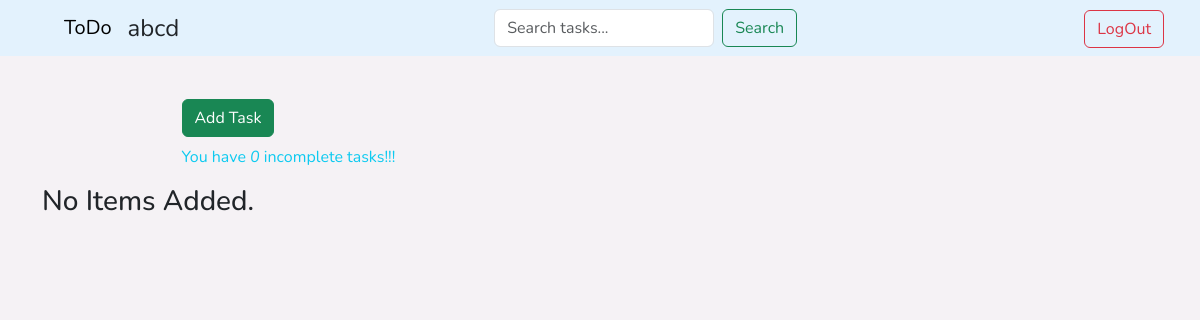
The app's page / (signed in), older data.
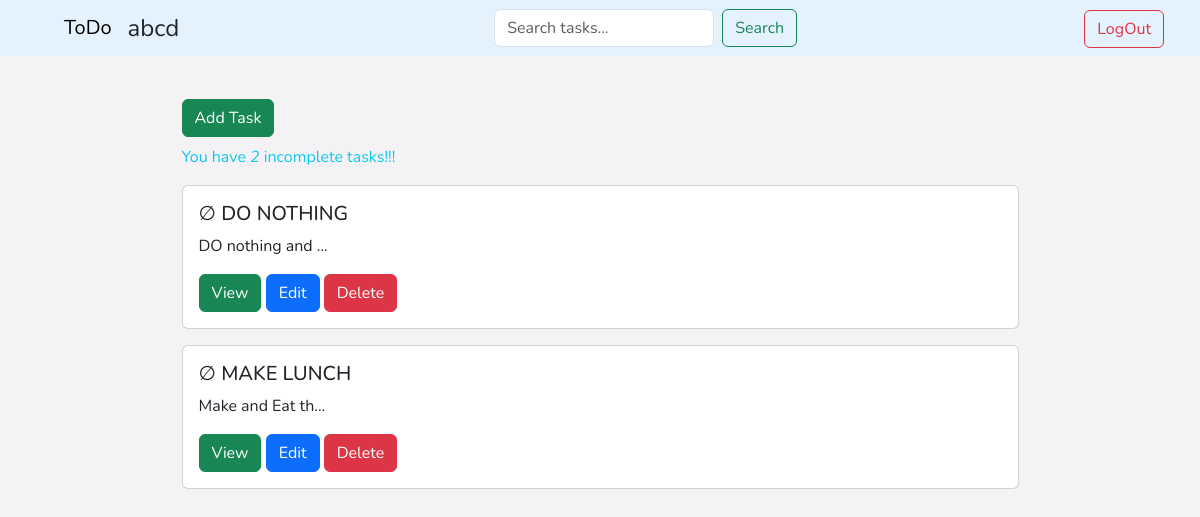
The same page, newer data.
### task/models.py (models this page shows, shortened)
class Task(models.Model):
    user = models.ForeignKey(User , on_delete=models.CASCADE, related_name='user', null=True, blank=True)
    title = models.CharField(max_length=200, )
    description = models.TextField(null=True, blank=True)
    complete = models.BooleanField(default=False)
    created_at = models.DateTimeField(auto_now_add=True)
    class Meta:
        ordering = ['complete', '-created_at']

### task/views.py (the view)
# urls.py: path('', TaskList.as_view(), name='tasks'),
class TaskList(LoginRequiredMixin, ListView):
    model = Task
    context_object_name = 'tasks'
    def get_context_data(self, **kwargs):
        context = super().get_context_data(**kwargs)
        context['tasks'] = context['tasks'].filter(user=self.request.user)
        context['count'] = context['tasks'].filter(complete=False).count()
        search_input = self.request.GET.get('search') or ''
        if search_input:
            context['tasks'] = context['tasks'].filter(Q(title__startswith=search_input) | Q(description__icontains=search_input))
        context['search_input'] = search_input
        return context

### task/templates/task/task_list.html (shortened to what this page needs)
{% extends "task/base.html" %}
{% block content %}
<div class="container-sm">
  <div class="my-3 mx-auto w-75">
    <a class="btn btn-success mt-3 " href="{% url 'task-create' %}">Add Task</a>
    <p class="mt-2 text-info">You have <em>{{count}}</em> incomplete task{{count|pluralize}}!!!</p>
  </div>
  {% for task in tasks %}
  <div class="card w-75 my-3 mx-auto">
    <div class="row g-0 align-items-center">
      <div class="col-12 col-md-9">
        <div class="card-body">
          <h5 class="card-title"> {% if task.complete %} &#128994; {% else %} &#8709; {% endif %} {{ task.title|upper }}
          </h5>
          {% if task.complete %}
          <p class="card-text">
            <em><s>{% if task.description|length > 15 %}
                {{ task.description|slice:":15" }}... </s></em>
            {% else %}
            <em><s>{{ task.description }} </s> </em>
            {% endif %}
          </p>
          {% else %}
          <p class="card-text">
            {% if task.description|length > 15 %}
            {{ task.description|slice:":15" }}...
            {% else %}
            {{ task.description }}
            {% endif %}</p>
          {% endif %}
          <a href="{% url 'task' task.id%}" class="btn btn-success">View</a>
          <a href="{% url 'task-update' task.id%}" class="btn btn-primary">Edit</a>
          <button type="button" class="btn btn-danger" data-bs-toggle="modal" data-bs-target="#deleteModal"
            data-task-id="{{ task.id }}" data-task-title="{{ task.title }}"
            data-delete-url="{% url 'task-delete' task.id %}">
            Delete
          </button>
        </div>
      </div>
    </div>
  </div>
  {% empty %}
  <h3>No Items Added.</h3>
  {% endfor %}
</div>
{% endblock %}

Row changes from the older to the newer data that the page shows:
added Task: title "DO NOTHING", description "DO nothing and"
added Task: title "MAKE LUNCH", description "Make and Eat th"
Text that changed along with them:
{{ count }}: "0" → "2"
text no longer shown: "No Items Added."
